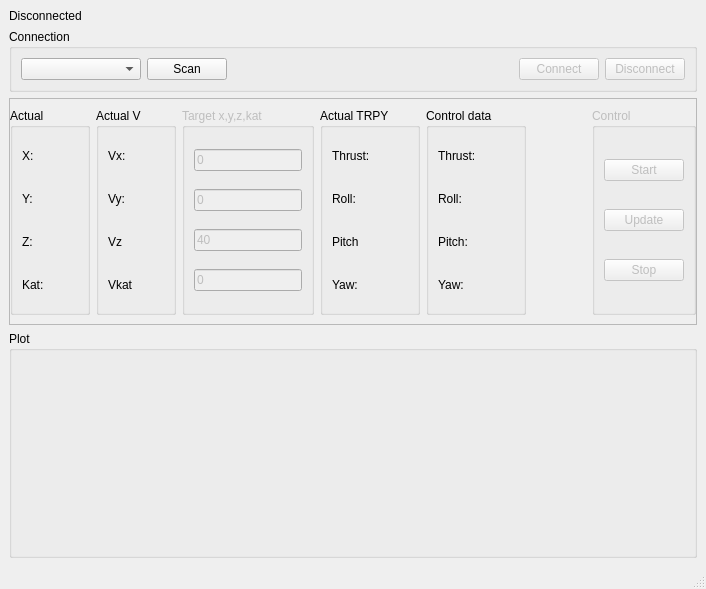
<?xml version="1.0" encoding="UTF-8"?>
<ui version="4.0">
 <class>MainWindow</class>
 <widget class="QMainWindow" name="MainWindow">
  <property name="geometry">
   <rect>
    <x>0</x>
    <y>0</y>
    <width>706</width>
    <height>589</height>
   </rect>
  </property>
  <property name="windowTitle">
   <string>MainWindow</string>
  </property>
  <widget class="QWidget" name="centralwidget">
   <layout class="QVBoxLayout" name="verticalLayout">
    <item>
     <widget class="QLabel" name="l_conn">
      <property name="sizePolicy">
       <sizepolicy hsizetype="Preferred" vsizetype="Fixed">
        <horstretch>0</horstretch>
        <verstretch>0</verstretch>
       </sizepolicy>
      </property>
      <property name="text">
       <string>Disconnected</string>
      </property>
     </widget>
    </item>
    <item>
     <widget class="QGroupBox" name="gb_connection">
      <property name="sizePolicy">
       <sizepolicy hsizetype="Preferred" vsizetype="Fixed">
        <horstretch>0</horstretch>
        <verstretch>0</verstretch>
       </sizepolicy>
      </property>
      <property name="title">
       <string>Connection</string>
      </property>
      <layout class="QHBoxLayout" name="horizontalLayout">
       <item>
        <widget class="QComboBox" name="cb_device">
         <property name="minimumSize">
          <size>
           <width>120</width>
           <height>20</height>
          </size>
         </property>
        </widget>
       </item>
       <item>
        <widget class="QPushButton" name="pb_scan">
         <property name="text">
          <string>Scan</string>
         </property>
        </widget>
       </item>
       <item>
        <spacer name="horizontalSpacer">
         <property name="orientation">
          <enum>Qt::Horizontal</enum>
         </property>
         <property name="sizeHint" stdset="0">
          <size>
           <width>40</width>
           <height>20</height>
          </size>
         </property>
        </spacer>
       </item>
       <item>
        <widget class="QPushButton" name="pb_conn">
         <property name="enabled">
          <bool>false</bool>
         </property>
         <property name="text">
          <string>Connect</string>
         </property>
        </widget>
       </item>
       <item>
        <widget class="QPushButton" name="pb_disc">
         <property name="enabled">
          <bool>false</bool>
         </property>
         <property name="text">
          <string>Disconnect</string>
         </property>
        </widget>
       </item>
      </layout>
     </widget>
    </item>
    <item>
     <widget class="QFrame" name="frame_2">
      <property name="frameShape">
       <enum>QFrame::StyledPanel</enum>
      </property>
      <property name="frameShadow">
       <enum>QFrame::Raised</enum>
      </property>
      <layout class="QHBoxLayout" name="horizontalLayout_2">
       <property name="leftMargin">
        <number>0</number>
       </property>
       <property name="rightMargin">
        <number>0</number>
       </property>
       <item>
        <widget class="QGroupBox" name="gb_actual">
         <property name="minimumSize">
          <size>
           <width>80</width>
           <height>0</height>
          </size>
         </property>
         <property name="title">
          <string>Actual</string>
         </property>
         <layout class="QVBoxLayout" name="verticalLayout_3">
          <item>
           <widget class="QLabel" name="l_x">
            <property name="text">
             <string>X: </string>
            </property>
           </widget>
          </item>
          <item>
           <widget class="QLabel" name="l_y">
            <property name="text">
             <string>Y: </string>
            </property>
           </widget>
          </item>
          <item>
           <widget class="QLabel" name="l_z">
            <property name="text">
             <string>Z: </string>
            </property>
           </widget>
          </item>
          <item>
           <widget class="QLabel" name="l_theta">
            <property name="text">
             <string>Kat: </string>
            </property>
           </widget>
          </item>
         </layout>
        </widget>
       </item>
       <item>
        <widget class="QGroupBox" name="groupBox">
         <property name="minimumSize">
          <size>
           <width>80</width>
           <height>0</height>
          </size>
         </property>
         <property name="title">
          <string>Actual V</string>
         </property>
         <layout class="QVBoxLayout" name="verticalLayout_6">
          <item>
           <widget class="QLabel" name="l_vx">
            <property name="text">
             <string>Vx: </string>
            </property>
           </widget>
          </item>
          <item>
           <widget class="QLabel" name="l_vy">
            <property name="text">
             <string>Vy: </string>
            </property>
           </widget>
          </item>
          <item>
           <widget class="QLabel" name="l_vz">
            <property name="text">
             <string>Vz</string>
            </property>
           </widget>
          </item>
          <item>
           <widget class="QLabel" name="l_vtheta">
            <property name="text">
             <string>Vkat</string>
            </property>
           </widget>
          </item>
         </layout>
        </widget>
       </item>
       <item>
        <widget class="QGroupBox" name="gb_target">
         <property name="enabled">
          <bool>false</bool>
         </property>
         <property name="title">
          <string>Target x,y,z,kat</string>
         </property>
         <layout class="QVBoxLayout" name="verticalLayout_4">
          <item>
           <widget class="QLineEdit" name="en_x">
            <property name="text">
             <string>0</string>
            </property>
           </widget>
          </item>
          <item>
           <widget class="QLineEdit" name="en_y">
            <property name="text">
             <string>0</string>
            </property>
           </widget>
          </item>
          <item>
           <widget class="QLineEdit" name="en_z">
            <property name="text">
             <string>40</string>
            </property>
           </widget>
          </item>
          <item>
           <widget class="QLineEdit" name="en_theta">
            <property name="text">
             <string>0</string>
            </property>
           </widget>
          </item>
         </layout>
        </widget>
       </item>
       <item>
        <widget class="QGroupBox" name="groupBox_2">
         <property name="minimumSize">
          <size>
           <width>100</width>
           <height>0</height>
          </size>
         </property>
         <property name="title">
          <string>Actual TRPY</string>
         </property>
         <layout class="QVBoxLayout" name="verticalLayout_7">
          <item>
           <widget class="QLabel" name="l_thrust_a">
            <property name="text">
             <string>Thrust:</string>
            </property>
           </widget>
          </item>
          <item>
           <widget class="QLabel" name="l_roll_a">
            <property name="text">
             <string>Roll:</string>
            </property>
           </widget>
          </item>
          <item>
           <widget class="QLabel" name="l_pitch_a">
            <property name="text">
             <string>Pitch</string>
            </property>
           </widget>
          </item>
          <item>
           <widget class="QLabel" name="l_yaw_a">
            <property name="text">
             <string>Yaw:</string>
            </property>
           </widget>
          </item>
         </layout>
        </widget>
       </item>
       <item>
        <widget class="QGroupBox" name="gb_ctrl_data">
         <property name="minimumSize">
          <size>
           <width>100</width>
           <height>0</height>
          </size>
         </property>
         <property name="title">
          <string>Control data</string>
         </property>
         <layout class="QVBoxLayout" name="verticalLayout_2">
          <item>
           <widget class="QLabel" name="l_thrust">
            <property name="text">
             <string>Thrust: </string>
            </property>
           </widget>
          </item>
          <item>
           <widget class="QLabel" name="l_roll">
            <property name="text">
             <string>Roll:</string>
            </property>
           </widget>
          </item>
          <item>
           <widget class="QLabel" name="l_pitch">
            <property name="text">
             <string>Pitch:</string>
            </property>
           </widget>
          </item>
          <item>
           <widget class="QLabel" name="l_yaw">
            <property name="text">
             <string>Yaw:</string>
            </property>
           </widget>
          </item>
         </layout>
        </widget>
       </item>
       <item>
        <spacer name="horizontalSpacer_2">
         <property name="orientation">
          <enum>Qt::Horizontal</enum>
         </property>
         <property name="sizeHint" stdset="0">
          <size>
           <width>40</width>
           <height>20</height>
          </size>
         </property>
        </spacer>
       </item>
       <item>
        <widget class="QGroupBox" name="gb_control">
         <property name="enabled">
          <bool>false</bool>
         </property>
         <property name="title">
          <string>Control</string>
         </property>
         <layout class="QVBoxLayout" name="verticalLayout_5">
          <item>
           <widget class="QPushButton" name="pb_start">
            <property name="text">
             <string>Start</string>
            </property>
           </widget>
          </item>
          <item>
           <widget class="QPushButton" name="pb_update">
            <property name="text">
             <string>Update</string>
            </property>
           </widget>
          </item>
          <item>
           <widget class="QPushButton" name="pb_stop">
            <property name="text">
             <string>Stop</string>
            </property>
           </widget>
          </item>
         </layout>
        </widget>
       </item>
      </layout>
     </widget>
    </item>
    <item>
     <widget class="QGroupBox" name="gb_plot">
      <property name="title">
       <string>Plot</string>
      </property>
      <layout class="QVBoxLayout" name="plot_layout"/>
     </widget>
    </item>
   </layout>
  </widget>
  <widget class="QMenuBar" name="menubar">
   <property name="geometry">
    <rect>
     <x>0</x>
     <y>0</y>
     <width>706</width>
     <height>21</height>
    </rect>
   </property>
  </widget>
  <widget class="QStatusBar" name="statusbar"/>
 </widget>
 <resources/>
 <connections/>
</ui>
